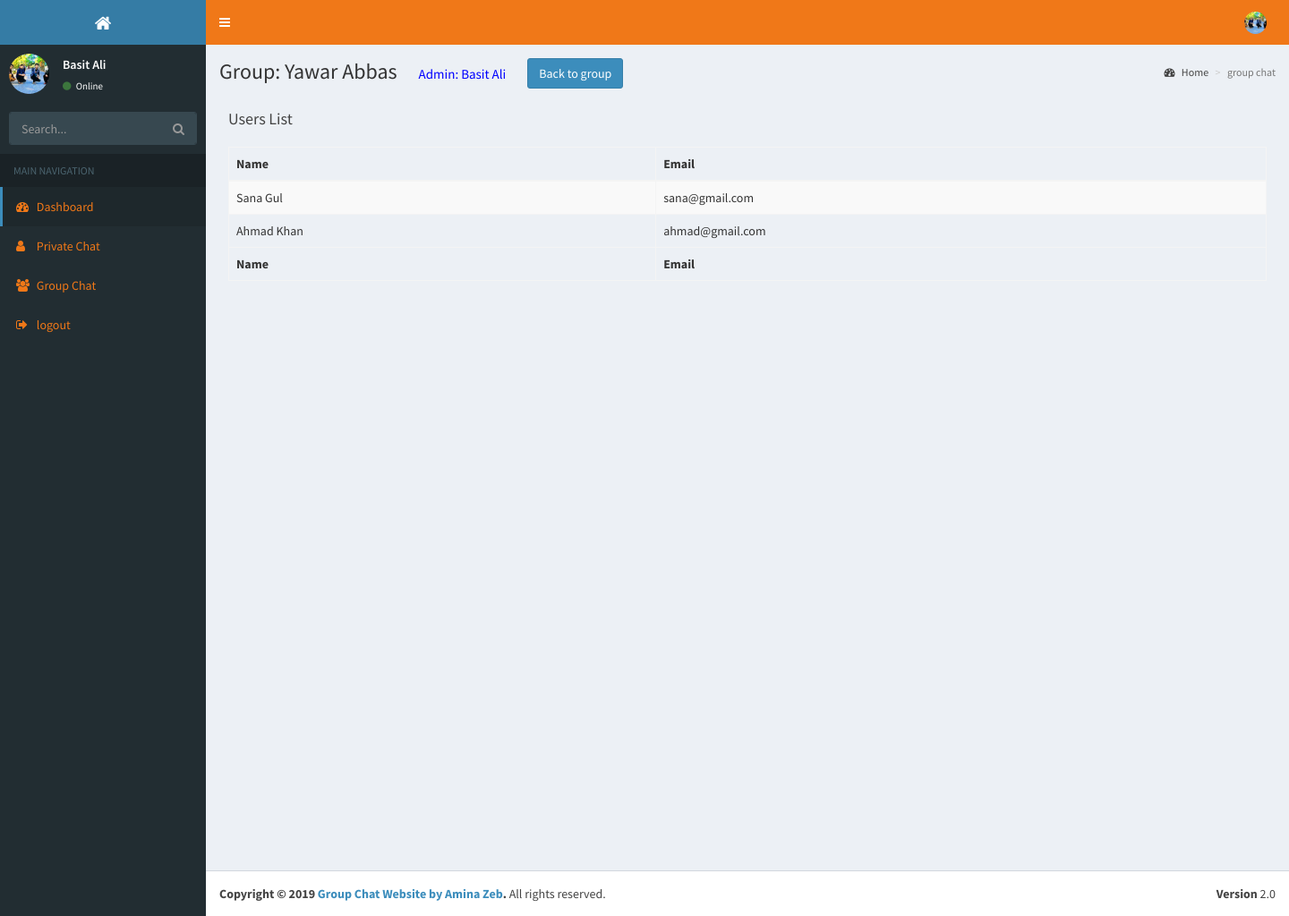
Page /show_users.php?id=14 (signed in) on the committed database.
### tables this page shows
CREATE TABLE `user` (
  `id` int(11) NOT NULL,
  `name` varchar(50) NOT NULL,
  `password` varchar(50) NOT NULL,
  `email` varchar(50) NOT NULL,
  `image` varchar(300) NOT NULL,
  `status` enum('enabled','disabled','','') NOT NULL DEFAULT 'enabled',
  `visibility` varchar(50) NOT NULL
);

CREATE TABLE `groups` (
  `id` int(50) NOT NULL,
  `name` varchar(50) NOT NULL,
  `user_id` int(50) NOT NULL
);

CREATE TABLE `user_group` (
  `id` int(11) NOT NULL,
  `user_id` int(50) NOT NULL,
  `group_id` int(50) NOT NULL,
  `admin_id` int(50) NOT NULL
);

### show_users.php (the view, shortened to what this page needs)
<?php
include ("include_files/connection.php");
include "include_files/top_header.php";
$groupid=$_GET['id'];
?>
      <?php include "include_files/side_bar_menu.php";?>
      <div class="content-wrapper">
        <section class="content-header">
  <?php
     $query = "SELECT u.name as admin,g.* FROM groups g,user u WHERE g.id=$groupid AND g.user_id=u.id";
            $run_query = mysqli_query($connection,$query) or die(mysqli_error($connection));
            $fetch=mysqli_fetch_array($run_query);
  ?>
          <h1>
            Group: <?php echo $fetch['name']; ?>&nbsp;&nbsp;&nbsp;&nbsp;
            <span style="font-size:15px;color:blue;">Admin: <?php echo $fetch['admin']; ?></span>&nbsp;&nbsp;&nbsp;&nbsp;
           <span><a href="groupchat.php?groupid=<?php echo $groupid;?>" class="btn btn-primary">Back to group</a></span>
          </h1>
          <ol class="breadcrumb">
            <li><a href="home.php"><i class="fa fa-dashboard"></i> Home</a></li>
            <li class="active">group chat</li>
          </ol>
        </section>
        <section class="content">
          <div class="box-header">
                  <h3 class="box-title">Users List</h3>
                </div>
                <div class="box-body table-responsive">
                  <table id="example1" class="table table-bordered table-striped">
                    <thead>
                      <tr>
                        <th>Name</th>
                        <th>Email</th>
                      </tr>
                    </thead>
                    <tbody>
                      <?php
                          $query = "SELECT u.*,ug.* FROM user u,user_group ug WHERE u.id!=$_SESSION[user_id] AND visibility='on' AND ug.group_id=$groupid AND u.id=ug.user_id";
                          $run_query = mysqli_query($connection,$query) or die(mysqli_error($connection));
                          while ($fetch=mysqli_fetch_array($run_query)) {?>
                      <tr>
                        <td><?php echo $fetch['name']; ?></td>
                        <td><?php echo $fetch['email']; ?></td>
                      </tr>
                      <?php } ?>
                    </tbody>
                    <tfoot>
                      <tr>
                        <th>Name</th>
                        <th>Email</th>
                      </tr>
                    </tfoot>
                  </table>
                  </div>
              </div>
      </div>
       <?php include "include_files/footer.php";?>

### include_files/top_header.php (shortened to what this page needs)
<!DOCTYPE html>
<html>
  <head>
    <link rel="stylesheet" href="bootstrap/css/bootstrap.css">
    <link rel="stylesheet" href="https://maxcdn.bootstrapcdn.com/font-awesome/4.4.0/css/font-awesome.min.css">
    <link rel="stylesheet" href="https://code.ionicframework.com/ionicons/2.0.1/css/ionicons.min.css">
    <link rel="stylesheet" href="plugins/jvectormap/jquery-jvectormap-1.2.2.css">
    <link rel="stylesheet" href="plugins/datatables/dataTables.bootstrap.css">
    <link rel="stylesheet" href="dist/css/AdminLTE.min.css">
    <link rel="stylesheet" href="dist/css/skins/_all-skins.min.css">
  <link rel="stylesheet" href="plugins/morris.css">
  </head>
  <body class="hold-transition skin-blue sidebar-mini">
    <div class="wrapper">
      <header class="main-header">
        <a href="home.php" class="logo"><i class="fa fa-home"></i>
        </a>
        <nav class="navbar navbar-static-top" role="navigation">
          <a href="#" class="sidebar-toggle" data-toggle="offcanvas" role="button">
          </a>
          <div class="navbar-custom-menu">
            <ul class="nav navbar-nav">
              <?php
                  $ress=mysqli_query($connection,"SELECT * FROM user WHERE id='$_SESSION[user_id]'");
                   $fetchdat=mysqli_fetch_array($ress);
                ?>
              <li class="dropdown user user-menu">
                <a href="#" class="dropdown-toggle" data-toggle="dropdown">
                  <?php
                        $image=$fetchdat['image'];
if($image=="" || empty($image))
{
  echo "<img src='uploaded_images/default.png' class='user-image'>";
}else {
                        ?>
                  <img src="<?=$image?>" class="user-image" alt="User Image"><?php  } ?>
                </a>
              </li>
            </ul>
          </div>
        </nav>
      </header>

### include_files/side_bar_menu.php
<aside class="main-sidebar">
        <section class="sidebar">
          <div class="user-panel">
             <?php
                  $resss=mysqli_query($connection,"SELECT * FROM user WHERE id='$_SESSION[user_id]'");
                   $fetchdata=mysqli_fetch_array($resss);
                ?>
            <div class="pull-left image">
              <?php
        $image=$fetchdata['image'];
        if($image=="" || empty($image))
        {
         echo "<img src='uploaded_images/default.png' class='img-circle'>";
        }else {
                        ?>
              <img src="<?=$image?>" class="img-circle" alt="User Image"><?php  } ?>
            </div>
            <div class="pull-left info">
              <p><?php echo $fetchdata['name'];?></p>
              <a href="#"><i class="fa fa-circle text-success"></i> Online</a>
            </div>
          </div>
          <form action="#" method="get" class="sidebar-form">
            <div class="input-group">
              <input type="text" name="q" class="form-control" placeholder="Search...">
              <span class="input-group-btn">
                <button type="submit" name="search" id="search-btn" class="btn btn-flat"><i class="fa fa-search"></i></button>
              </span>
            </div>
          </form>
          <ul class="sidebar-menu">
            <li class="header">MAIN NAVIGATION</li>
            <li class="active">
              <a href="home.php">
                <i class="fa fa-dashboard"></i> <span>Dashboard</span>
              </a></li>
              <li>
              <a href="user.php">
                <i class="fa fa-user"></i> <span>Private Chat</span>
              </a></li>
              <li>
              <a href="group.php">
                <i class="fa fa-group"></i> <span>Group Chat</span>
              </a></li>
              <li>
              <a href="logout.php">
                <i class="fa fa-sign-out"></i> <span>logout</span>
              </a></li>
          </ul>
        </section>
      </aside>

### rows in the picture
user: image (picture), name "Basit Ali"
groups: name "Yawar Abbas", user.name "Basit Ali"
user_group: user.name "Sana Gul", user.email "sana@gmail.com"
user_group: user.name "Ahmad Khan", user.email "ahmad@gmail.com"
